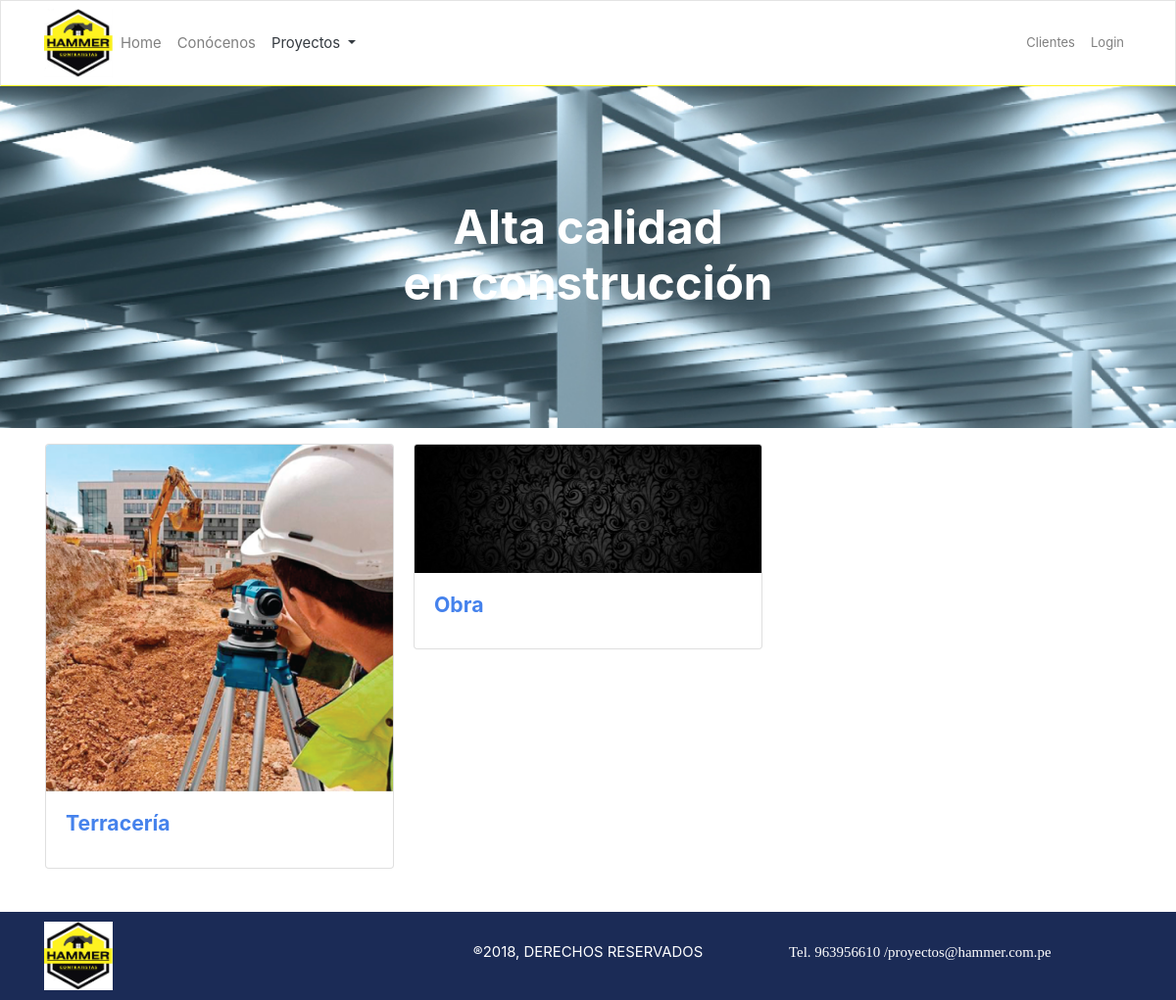
Page /HammerProyectos/proceso on the earlier database version.
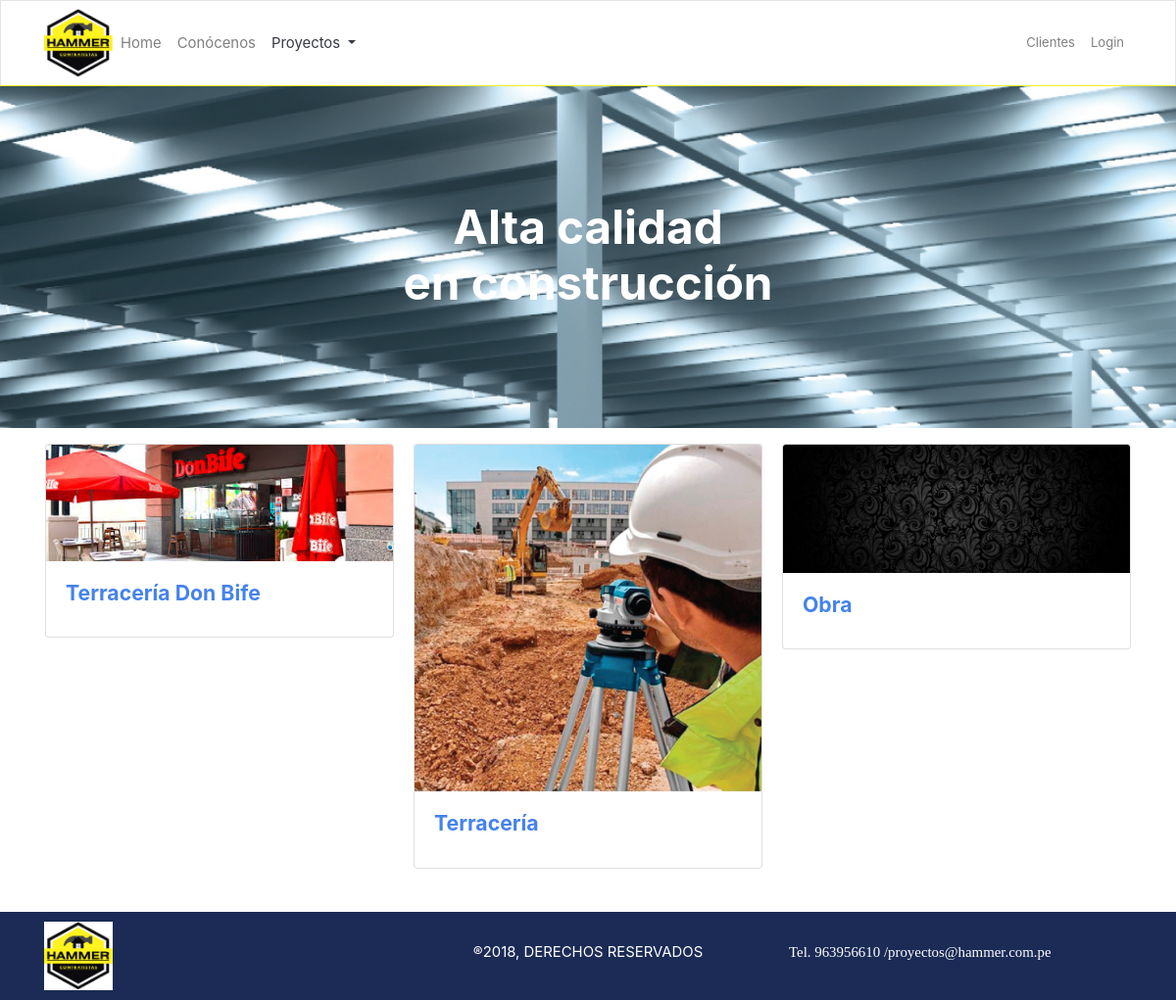
Same page on the later database version.
### tables this page shows
CREATE TABLE `proyecto` (
  `id` int(11) NOT NULL,
  `servicio_id` int(11) NOT NULL,
  `nombre` text NOT NULL,
  `tipo` enum('proceso','concluido') NOT NULL,
  `cliente_id` int(11) NOT NULL,
  `fecha` date NOT NULL,
  `img_principal` varchar(150) DEFAULT NULL,
  `descripcion` text NOT NULL,
  `slug` varchar(255) NOT NULL
);

### application/controllers/HammerProyectos.php (called while the page is built, shortened)
<?php
class HammerProyectos extends CI_Controller {
	public function __construct()
	{
		$this->load->helper('url');
		$this->load->library('pagination');
		$this->load->model('Proyecto');
	}
	public function proceso()
	{
		if($this->uri->segment(3)){
			$pagina = $this->uri->segment(3);
		}else{
			$pagina = 0;
		}
		$porpagina = 6;
		$datos = $this->Proyecto->getTodosPaginacion('proceso',$pagina,$porpagina,"limit");
		$opc = 2;
		$this->load->view('templates/header');
		$this->load->view('proyectos',compact('datos','cuantos','pagina','opc'));
		$this->load->view('templates/footer');
	}
}

### index.php (called while the page is built, shortened)
<?php
require_once BASEPATH.'core/CodeIgniter.php';

### application/models/Proyecto.php (called while the page is built, shortened)
<?php
class Proyecto extends CI_Model {
	public function getTodosPaginacion($tipo,$pagina,$porpagina,$quehago){
		switch($quehago){
			case 'limit';
				$query = $this->db
						->select("proyecto.id as v1,proyecto.servicio_id as v2,servicios.servicio as v3,proyecto.nombre as v4,proyecto.img_principal as v5, proyecto.descripcion as v6")
						->from("proyecto")
						->join('servicios', 'servicios.id = proyecto.servicio_id')
						->where('proyecto.tipo',$tipo)
						->limit($porpagina,$pagina)
						->order_by("proyecto.id","DESC")
						->get();
				return $query->result();
			break;
			case 'cuantos';
				$query = $this->db
						->select("proyecto.id as v1,proyecto.servicio_id as v2,servicios.servicio as v3,proyecto.nombre as v4,proyecto.img_principal as v5, proyecto.descripcion as v6")
						->from("proyecto")
						->join('servicios', 'servicios.id = proyecto.servicio_id')
						->where('proyecto.tipo',$tipo)
						->count_all_results();
				return $query;
			break;
		}
	}
}

### application/views/proyectos.php (the view, shortened to what this page needs)
<section class="proyecto text-center">
	<h2 class="titulo-p"> Alta calidad <br>en construcción </h2>
</section>
<section class="container p-3">
	<?php if ($opc == 2): ?>
				<?php if (count($datos) > 0): ?>
					<div class="card-columns">
					<?php foreach ($datos as $dato): ?>
						<div class="card">
						    <img class="card-img-top" src="<?=base_url()?>assets/imgs/proyectos/<?=$dato->v5?>" alt="Card image cap">
						    <div class="card-body">
						      <a class="enlace" nameproyecto="<?=$dato->v4?>" idproyecto="<?=$dato->v1?>" descripcion="<?=$dato->v6?>" href="#"><h5 class="card-title"><?=$dato->v4?></h5></a>
						    </div>
						  </div>
					<?php endforeach ?>
				</div>
				<?php endif ?>
	<?php endif ?>
</section>

### application/views/templates/header.php (shortened to what this page needs)
<!doctype html>
<html lang="en">
  <head>
    <link rel="stylesheet" href="<?=base_url()?>assets/css/bootstrap.min.css">
    <link rel="stylesheet" href="<?=base_url()?>assets/css/custom.min.css">
    <link rel="stylesheet" href="<?=base_url()?>assets/css/portada.css">
    <link rel="stylesheet" href="<?=base_url()?>assets/css/conocenos.css">
    <link rel="stylesheet" href="<?=base_url()?>assets/fontawesome/css/font-awesome.min.css">
  </head>
  <body>
  <header>
   <div class="navbar navbar-expand-lg fixed-top navbar-light bg-light margen-arriba">
      <div class="container">
         <img src="<?=base_url()?>assets/imgs/logo.jpg" width="70" height="70" alt="">
        <div class="collapse navbar-collapse" id="navbarResponsive">
          <ul class="navbar-nav">
            <li class="nav-item">
              <a class="nav-link <?php if($this->uri->segment(1) == ''){ ?> active <?php }   ?>" href="<?=base_url()?>">Home</a>
            </li>
            <li class="nav-item">
              <a class="nav-link <?php if($this->uri->segment(1) == 'Conocenos'){ ?> active <?php }   ?>" href="<?=base_url()?>Conocenos">Conócenos</a>
            </li>
            <li class="nav-item dropdown <?php if($this->uri->segment(1) == 'HammerProyectos'){ ?> active <?php }   ?>">
              <a class="nav-link dropdown-toggle" href="#" id="navbarDropdown" role="button" data-toggle="dropdown" aria-haspopup="true" aria-expanded="false">
                Proyectos
              </a>
            </li>
          </ul>
          <ul class="nav navbar-nav ml-auto">
            <li class="nav-item">
              <a class="nav-link <?php if($this->uri->segment(1) == 'nuestros-clientes'){ ?> active <?php }   ?>" href="<?=base_url()?>nuestros-clientes">Clientes</a>
            </li>
            <li class="nav-item">
              <a class="nav-link" href="<?=base_url()?>Login">Login</a>
            </li>
          </ul>
        </div>
      </div>
    </div>
  </header>

### application/views/templates/footer.php (shortened to what this page needs)
<footer>
		<section class="container pie">
			<div class="row">
				<div class="col-md-4">
					 <img src="<?=base_url()?>assets/imgs/logo.jpg" width="70" height="70" alt="">
				</div>
				<div class="col-md-4 text-center derechos">
					®2018, DERECHOS RESERVADOS
				</div>
				<div class="col-md-4 infos">
					<p class="parr">Tel. 963956610 /proyectos@hammer.com.pe</p>
				</div>
			</div>
		</section>
	</footer>
  </body>
</html>

### assets/css/portada.css (style rules this page uses)
.margen-arriba { border-bottom: 1px solid #FFF320; }
footer { background: #1B2B56; padding: 10px; }
.pie .derechos { color: #fff; margin-top: 20px; }
.pie .infos .parr { color: #fff; margin-top: 20px; }

### assets/css/conocenos.css (style rules this page uses)
.proyecto { margin-top: -33px; background: url(../imgs/slide_proy.jpg); background-size: cover; background-repeat: no-repeat; background-position: center; background-attachment: fixed; padding: 50px; height: 350px; color: #fff; }
.proyecto .titulo-p { margin-top: 6%; font-size: 2.8em; }

Differences in the rows shown:
added proyecto: img_principal (picture), nombre "Terracería Don Bife"
